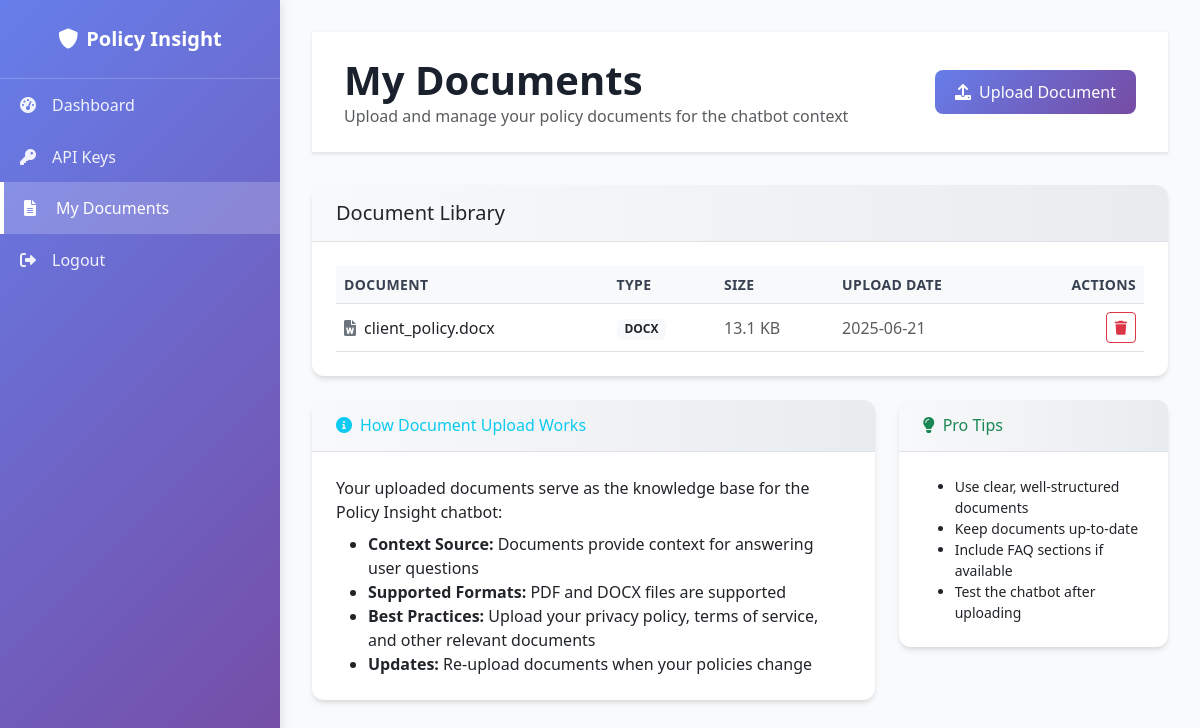
/client/documents, run on the app's committed database.
### tables this page shows
CREATE TABLE documents (
                        id INTEGER PRIMARY KEY, 
                        filename TEXT NOT NULL, 
                        display_name TEXT NOT NULL,
                        filetype TEXT NOT NULL, 
                        filesize INTEGER NOT NULL, 
                        upload_timestamp DATETIME, 
                        uploaded_by INTEGER, 
                        FOREIGN KEY(uploaded_by) REFERENCES users(id)
                    );

### index.py (the view, shortened to what this page needs)
@app.route('/client/documents', methods=['GET', 'POST'])
def client_documents():
    conn = get_db_connection()
    client_id_to_use = 2 # Placeholder for a real client session
    documents = conn.execute('SELECT * FROM documents WHERE uploaded_by = ? ORDER BY upload_timestamp DESC', (client_id_to_use,)).fetchall()
    conn.close()
    return render_template('client_documents.html', documents=documents)

### index.py (called while the page is built)
def get_db_connection():
    conn = sqlite3.connect(DATABASE)
    conn.row_factory = sqlite3.Row
    return conn

### templates/client_documents.html (shortened to what this page needs)
{% extends "layout.html" %}
{% block sidebar_links %}
<a href="{{ url_for('client_dashboard') }}" class="list-group-item list-group-item-action">
    <i class="fas fa-tachometer-alt"></i>Dashboard
</a>
<a href="{{ url_for('client_api_key') }}" class="list-group-item list-group-item-action">
    <i class="fas fa-key"></i>API Keys
</a>
<a href="{{ url_for('client_documents') }}" class="list-group-item list-group-item-action active">
    <i class="fas fa-file-alt"></i>My Documents
</a>
{% endblock %}
{% block content %}
<div class="page-header">
    <div class="d-flex justify-content-between align-items-center">
        <div>
            <h1 class="page-title">My Documents</h1>
            <p class="text-muted mb-0">Upload and manage your policy documents for the chatbot context</p>
        </div>
        <button class="btn btn-primary" data-bs-toggle="modal" data-bs-target="#uploadModal">
            <i class="fas fa-upload me-2"></i>Upload Document
        </button>
    </div>
</div>
<div class="card">
    <div class="card-header">
        <h5 class="mb-0">Document Library</h5>
    </div>
    <div class="card-body">
        {% if documents and documents|length > 0 %}
        <div class="table-responsive">
            <table class="table table-hover align-middle">
                <thead>
                    <tr>
                        <th>Document</th>
                        <th>Type</th>
                        <th>Size</th>
                        <th>Upload Date</th>
                        <th width="120" class="text-end">Actions</th>
                    </tr>
                </thead>
                <tbody>
                    {% for doc in documents %}
                    <tr>
                        <td><i class="fas fa-file-{{ 'pdf' if doc['filetype'] == 'pdf' else 'word' }} me-2 text-secondary"></i>{{ doc['display_name'] }}</td>
                        <td>
                            <span class="badge bg-light text-dark">{{ doc['filetype'].upper() }}</span>
                        </td>
                        <td>
                            <span class="text-muted">{{ '%.1f'|format(doc['filesize'] / 1024) }} KB</span>
                        </td>
                        <td>
                            <span class="text-muted">{{ doc['upload_timestamp'].split('T')[0] }}</span>
                        </td>
                        <td class="text-end">
                            <form action="{{ url_for('client_delete_document', doc_id=doc['id']) }}" method="post" class="d-inline">
                                <button type="submit" class="btn btn-sm btn-outline-danger"
                                        onclick="return confirm('Are you sure you want to delete this document? This action cannot be undone.');"
                                        title="Delete document">
                                    <i class="fas fa-trash"></i>
                                </button>
                            </form>
                        </td>
                    </tr>
                    {% endfor %}
                </tbody>
            </table>
        </div>
        {% endif %}
    </div>
</div>
<div class="row mt-4">
    <div class="col-lg-8">
        <div class="card border-info">
            <div class="card-header bg-info bg-opacity-10">
                <h6 class="mb-0 text-info">
                    <i class="fas fa-info-circle me-2"></i>How Document Upload Works
                </h6>
            </div>
            <div class="card-body">
                <p class="mb-2">Your uploaded documents serve as the knowledge base for the Policy Insight chatbot:</p>
                <ul class="mb-0">
                    <li><strong>Context Source:</strong> Documents provide context for answering user questions</li>
                    <li><strong>Supported Formats:</strong> PDF and DOCX files are supported</li>
                    <li><strong>Best Practices:</strong> Upload your privacy policy, terms of service, and other relevant documents</li>
                    <li><strong>Updates:</strong> Re-upload documents when your policies change</li>
                </ul>
            </div>
        </div>
    </div>
    <div class="col-lg-4">
        <div class="card border-success">
            <div class="card-header bg-success bg-opacity-10">
                <h6 class="mb-0 text-success">
                    <i class="fas fa-lightbulb me-2"></i>Pro Tips
                </h6>
            </div>
            <div class="card-body">
                <ul class="small mb-0">
                    <li>Use clear, well-structured documents</li>
                    <li>Keep documents up-to-date</li>
                    <li>Include FAQ sections if available</li>
                    <li>Test the chatbot after uploading</li>
                </ul>
            </div>
        </div>
    </div>
</div>
{% endblock %}

### templates/layout.html (style rules this page uses)
:root { --sidebar-width: 280px; --primary-gradient: linear-gradient(135deg, #667eea 0%, #764ba2 100%); --card-shadow: 0 4px 6px -1px rgba(0, 0, 0, 0.1), 0 2px 4px -1px rgba(0, 0, 0, 0.06); }
body { background-color: #f8fafc; font-family: 'Segoe UI', Tahoma, Geneva, Verdana, sans-serif; }
.list-group-item { background: transparent !important; border: none; color: rgba(255,255,255,0.9); padding: 0.875rem 1.25rem; border-radius: 0; transition: all 0.3s ease; }
.list-group-item.active { background: rgba(255,255,255,0.2) !important; color: white; border-left: 4px solid white; }
.list-group-item i { width: 20px; margin-right: 0.75rem; }
.card { border: none; box-shadow: var(--card-shadow); border-radius: 12px; overflow: hidden; }
.card-header { background: linear-gradient(90deg, #f8f9fa 0%, #e9ecef 100%); border-bottom: 1px solid #dee2e6; font-weight: 600; padding: 1rem 1.5rem; }
.card-body { padding: 1.5rem; }
.btn-primary { background: var(--primary-gradient); border: none; border-radius: 8px; padding: 0.625rem 1.25rem; font-weight: 500; transition: transform 0.2s ease; }
.page-header { background: white; padding: 1.5rem 2rem; margin-bottom: 2rem; border-bottom: 1px solid #e2e8f0; box-shadow: 0 1px 3px rgba(0,0,0,0.1); }
.page-title { margin: 0; color: #1a202c; font-weight: 600; }
.table { margin-bottom: 0; }
.table th { background: #f8f9fa; border-top: none; color: #374151; font-weight: 600; font-size: 0.875rem; text-transform: uppercase; letter-spacing: 0.025em; }

### data on the page
documents: display_name "client_policy.docx", filetype "DOCX", doc['filesize']/1024 "13.1", upload_timestamp "2025-06-21"
